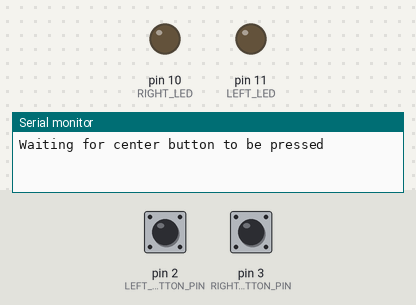
Bench run of a sketch on a simulated Arduino Uno, built with avr-gcc and run on an emulated ATmega328P. Parts: output pins drawn as LEDs (lit = HIGH), the last lines printed to the serial monitor. Inputs (shaded band) come from the test bench; at power-on: pin 2 (LEFT_BUTTON_PIN) HIGH, pin 3 (RIGHT_BUTTON_PIN) HIGH. Random numbers use the default seed unless the sketch sets one.

Above: at 1.2 s.
1.3 s: pin 2 (LEFT_BUTTON_PIN) pulled LOW for 0.15 s
4.4 s: pin 3 (RIGHT_BUTTON_PIN) pulled LOW for 3.2 s
10.6 s: pin 3 (RIGHT_BUTTON_PIN) pulled LOW for 0.15 s
At 11.4 s:
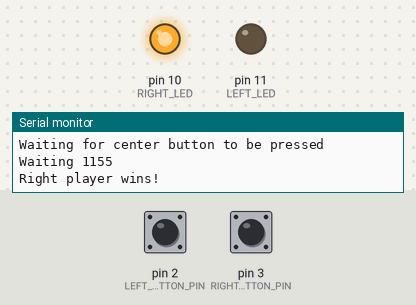
13.1 s: pin 3 (RIGHT_BUTTON_PIN) pulled LOW for 1 s
At 16.0 s:
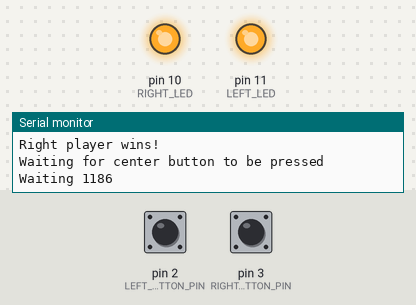
16.7 s: pin 2 (LEFT_BUTTON_PIN) pulled LOW for 1 s
At 17.5 s:
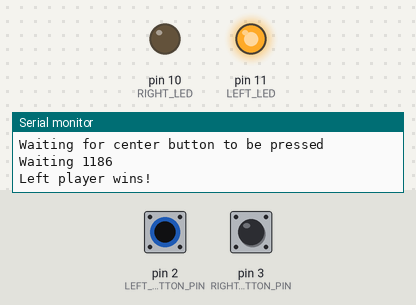
Timing chart, 0 to 19.7 s (numbered marks = the images above; inputs shaded):
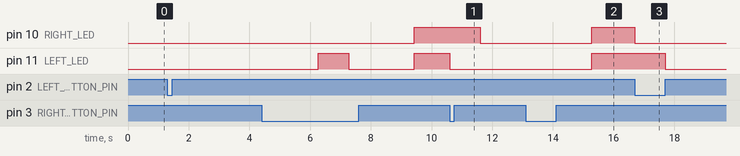

The sketch:

reaction_time.ino
```cpp
#include <stdlib.h>
#include <Arduino.h>

#define LEFT_LED    11
#define RIGHT_LED   10
#define LEFT_BUTTON_PIN     2
#define RIGHT_BUTTON_PIN    3
#define CENTER_BUTTON_PIN   4

#define LEFT_BUTTON     digitalRead(LEFT_BUTTON_PIN)
#define RIGHT_BUTTON    digitalRead(RIGHT_BUTTON_PIN)
//#define CENTER_BUTTON   digitalRead(CENTER_BUTTON_PIN)
#define CENTER_BUTTON   (digitalRead(RIGHT_BUTTON_PIN) & digitalRead(LEFT_BUTTON_PIN))
#define RANDOM_NUMBER   analogRead(A1)

#define LOG true

void setup() {
    pinMode(LEFT_LED,   OUTPUT);
    pinMode(RIGHT_LED,  OUTPUT);
    pinMode(LEFT_BUTTON_PIN,    INPUT_PULLUP);
    pinMode(RIGHT_BUTTON_PIN,   INPUT_PULLUP);
    pinMode(CENTER_BUTTON_PIN,  INPUT_PULLUP);
    if (LOG) Serial.begin(9600);
    srand(RANDOM_NUMBER);
}

void loop() {
    bool left_player = true;
    bool right_player = true;

    if (LOG) Serial.println("Waiting for center button to be pressed");
    while (CENTER_BUTTON);
    delay(1000);
    int wait = rand()%4000;
    if (LOG) { Serial.print("Waiting "); Serial.println(wait); }
    unsigned long time = millis();
    while(millis() - time < wait){
        if(!LEFT_BUTTON) left_player = false;
        if(!RIGHT_BUTTON) right_player = false;
    }
    digitalWrite(LEFT_LED, HIGH);
    digitalWrite(RIGHT_LED, HIGH);
    while (LEFT_BUTTON && RIGHT_BUTTON);
    if(LEFT_BUTTON && right_player) left_player = false;
    if(RIGHT_BUTTON && left_player)    right_player = false;

    if (LOG && left_player)  Serial.println("Left player wins!");
    if (LOG && right_player) Serial.println("Right player wins!");
    digitalWrite(LEFT_LED, left_player);
    digitalWrite(RIGHT_LED, right_player);

    delay(1000);
    digitalWrite(RIGHT_LED, LOW);
    digitalWrite(LEFT_LED, LOW);
    // if (LOG) print_buttons_state();
    // delay(200);
}

void print_buttons_state(){
    Serial.print(" Left button: "); Serial.print(LEFT_BUTTON);
    Serial.print(" Center button: "); Serial.print(CENTER_BUTTON);
    Serial.print(" Right button: "); Serial.println(RIGHT_BUTTON);
}
```

Measured:
- after the input at 10.6 s, pin 10 (RIGHT_LED): HIGH → LOW after 1.0 s; pin 11 (LEFT_LED): HIGH → LOW at once
- after the input at 13.1 s, pin 10 (RIGHT_LED), pin 11 (LEFT_LED): LOW → HIGH after 2.2 s
- after the input at 16.7 s, pin 10 (RIGHT_LED): HIGH → LOW at once; pin 11 (LEFT_LED): HIGH → LOW after 1.0 s
